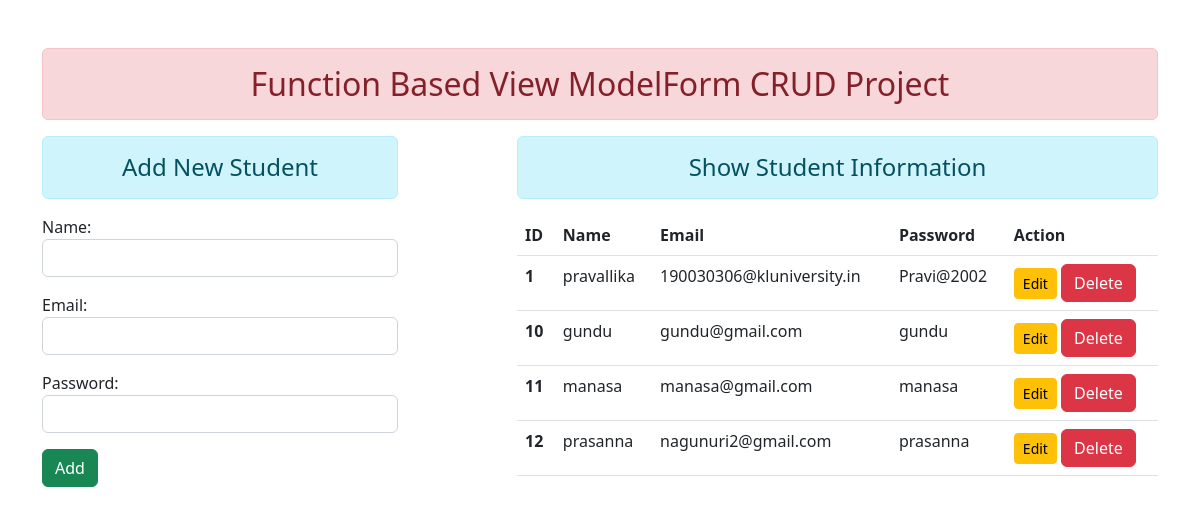
The page / on the database its author committed.
### enroll/models.py (models this page shows)
class User(models.Model):
    name = models.CharField(max_length=70)
    email = models.EmailField(max_length=100)
    password = models.CharField(max_length=100)

### enroll/views.py (the view)
# urls.py: path('',views.add_show, name="addandshow"),
def add_show(request):
    if request.method=='POST':
        fm = StudentRegistration(request.POST)
        if fm.is_valid():
            nm = fm.cleaned_data['name']
            em = fm.cleaned_data['email']
            pw = fm.cleaned_data['password']
            reg = User(name=nm, email=em, password=pw)
            reg.save()
            fm = StudentRegistration()
    else:
        fm = StudentRegistration()
    stud = User.objects.all()
    return render(request, 'enroll/addandshow.html',{'form':fm, 'stu':stud})

### enroll/forms.py
class StudentRegistration(forms.ModelForm):
    class Meta:
        model = User
        fields = ['name', 'email', 'password']
        widgets = {
            'name': forms.TextInput(attrs={'class':'form-control'}),
            'email': forms.EmailInput(attrs={'class':'form-control'}),
            'password': forms.PasswordInput(render_value=True, attrs={'class':'form-control'}),
        }

### enroll/templates/enroll/addandshow.html (shortened to what this page needs)
{% extends 'enroll/base.html' %}
{% block content%}
<div class="row">
    <div class="col-sm-4">
        <h4 class="text-center alert alert-info">Add New Student</h4>
        <form action="" method="POST">
            {{form.as_p}}
            <input type="submit" class="btn btn-success" value="Add">
        </form>
    </div>
    <div class="col-sm-7 offset-1">
        <h4 class="text-center alert alert-info"> Show Student Information</h4>
        {% if stu %}
            <table class="table">
                <thead>
                <tr>
                    <th scope="col">ID</th>
                    <th scope="col">Name</th>
                    <th scope="col">Email</th>
                    <th scope="col">Password</th>
                    <th scope="col">Action</th>
                </tr>
                </thead>
                <tbody>
                    {% for st in stu %}
                    <tr>
                        <th scope="row">{{st.id}}</th>
                        <td>{{st.name}}</td>
                        <td>{{st.email}}</td>
                        <td>{{st.password}}</td>
                        <td>
                            <a href="{% url 'updatedata' st.id%}" class="btn btn-warning btn-sm">Edit</a>
                            <form action="{% url 'deletedata' st.id %}" method="post" class="d-inline"> {% csrf_token %}
                                <input type="submit" class="btn btn-danger" value="Delete">
                            </form>
                        </td>
                    </tr>
                    {% endfor %}
                </tbody>
            </table>
        {% else %}
            <h4 class=text-center alert alert-warning">No Records</h4>
        {% endif %}
    </div>
</div>
{% endblock content %}

### enroll/templates/enroll/base.html (shortened to what this page needs)
<!DOCTYPE html>
{% load static %}
<html lang="en">
<head>
    <link rel="stylesheet" href="{% static 'enroll/css/bootstrap.css' %}">
</head>
<body>
    <div class="container mt-5">
        <h2 class="text-center alert alert-danger">Function Based View ModelForm CRUD Project</h2>
        {% block content %} {% endblock content %}
    </div>
</body>
</html>

### rows shown on the page
User: id "1", name "pravallika", email "190030306@kluniversity.in", password "Pravi@2002"
User: id "10", name "gundu", email "gundu@gmail.com", password "gundu"
User: id "11", name "manasa", email "manasa@gmail.com", password "manasa"
User: id "12", name "prasanna", email "nagunuri2@gmail.com", password "prasanna"
